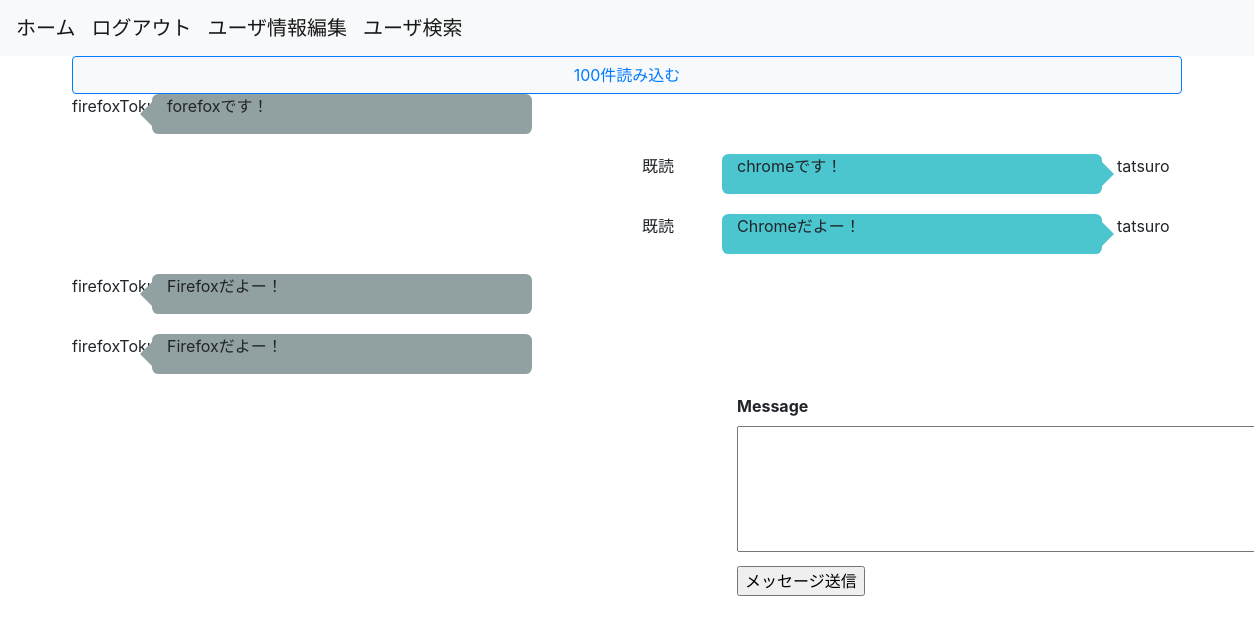
The app's page /message/3 (signed in) with its own data.
### flaskr/models.py (models this page shows, shortened)
class User(UserMixin, db.Model):
    __tablename__ = 'users'
    id = db.Column(db.Integer, primary_key=True)
    username = db.Column(db.String(64), index=True)
    email = db.Column(db.String(64), unique=True, index=True)
    password = db.Column(
        db.String(128),
        default=generate_password_hash('snsflaskapp')
    )
    picture_path = db.Column(db.Text)
    is_active = db.Column(db.Boolean, unique=False, default=False)
    create_at = db.Column(db.DateTime, default=datetime.now)
    update_at = db.Column(db.DateTime, default=datetime.now)
    @classmethod
    def select_user_by_id(cls, id):
        return cls.query.get(id)

class Message(db.Model):
    __tablename__ = 'messages'
    id = db.Column(db.Integer, primary_key=True)
    from_user_id = db.Column(
        db.Integer, db.ForeignKey('users.id'), index=True
    )
    to_user_id = db.Column(
        db.Integer, db.ForeignKey('users.id'), index=True
    )
    is_read = db.Column(
        db.Boolean, default=False
    )
    is_checked = db.Column(
        db.Boolean, default=False
    )
    message = db.Column(
        db.Text
    )
    create_at = db.Column(db.DateTime, default=datetime.now)
    update_at = db.Column(db.DateTime, default=datetime.now)
    @classmethod
    def get_friend_messages(cls, id1, id2, offset_value=0, limit_value=100):
        return cls.query.filter(
            or_(
                and_(
                    cls.from_user_id == id1,
                    cls.to_user_id == id2
                ),
                and_(
                    cls.from_user_id == id2,
                    cls.to_user_id == id1
                )
            )
        ).order_by(desc(cls.id)).offset(offset_value).limit(limit_value).all()

### flaskr/views.py (the view)
@bp.route('/message/<id>', methods=['GET', 'POST'])
@login_required
def message(id):
    if not UserConnect.is_friend(id):
        return redirect(url_for('app.home'))
    form = MessageForm(request.form)
    messages = Message.get_friend_messages(current_user.get_id(), id)
    user = User.select_user_by_id(id)
    read_message_ids = [message.id for message in messages if (not message.is_read) and (message.from_user_id == int(id))]
    not_checked_message_ids = [message.id for message in messages if message.is_read and (not message.is_checked) and (message.from_user_id == int(current_user.get_id()))]
    if not_checked_message_ids:
        with db.session.begin(subtransactions=True):
            Message.update_is_checked_by_ids(not_checked_message_ids)
        db.session.commit()
    if read_message_ids:
        with db.session.begin(subtransactions=True):
            Message.update_is_read_by_ids(read_message_ids)
        db.session.commit()
    if request.method == 'POST' and form.validate():
        new_message = Message(current_user.get_id(), id, form.message.data)
        with db.session.begin(subtransactions=True):
            new_message.create_message()
        db.session.commit()
        return redirect(url_for('app.message', id=id))
    return render_template(
        'message.html', form=form,
        messages=messages, to_user_id=id,
        user=user
    )

### flaskr/forms.py (shortened to what this page needs)
class MessageForm(FlaskForm):
    to_user_id = HiddenField()
    message = TextAreaField()
    submit = SubmitField('メッセージ送信')

### flaskr/models.py (called while the page is built)
@login_manager.user_loader
def load_user(user_id):
    return User.query.get(user_id)

    @classmethod
    def is_friend(cls, to_user_id):
        user = cls.query.filter(
            or_(
                and_(
                    UserConnect.from_user_id == current_user.get_id(),
                    UserConnect.to_user_id == to_user_id,
                    UserConnect.status == 2
                ),
                and_(
                    UserConnect.from_user_id == to_user_id,
                    UserConnect.to_user_id == current_user.get_id(),
                    UserConnect.status == 2
                )
            )
        ).first()
        return True if user else False

### flaskr/utils/template_filters.py (called while the page is built)
def replace_newline(text):
    return text.split('\n')

### flaskr/templates/message.html (shortened to what this page needs)
{% from "_formhelpers.html" import render_field %}
{% extends "base.html" %}
{% block content %}
<div class="row">
    <div id="load_message_button" class="col-12">
        <button class="col-12 btn btn-light btn-outline-primary" onclick="load_old_messages();">100件読み込む</button>
    </div>
    {% for message in messages|reverse %}
        {% if message.from_user_id == current_user.id %}
        <div id="self-message-tag-{{message.id}}" class="col-lg-1 offset-lg-6 col-md-1 offset-md-2 col-sm-1 offset-sm-1 col-1">
            {% if message.is_checked %}
            <p>既読</p>
            {% endif %}
        </div>
        <div class="speech-bubble-self col-lg-4 col-md-8 col-sm-8 col-9">
            {% for splitted_message in message.message|replace_newline %}
                <p>{{splitted_message|urlize}}</p>
            {% endfor %}
        </div>
        <div class="col-lg-1 col-md-1 col-sm-2 col-2">
            <p>{{current_user.username}}</p>
        </div>
        {% else %}
        <div class="col-lg-1 col-md-1 col-sm-2 col-2">
            <p>{{user.username}}</p>
        </div>
        <div class="speech-bubble-dest col-lg-4 col-md-8 col-sm-8 col-9">
            {% for splitted_message in message.message|replace_newline %}
                <p>{{splitted_message|urlize}}</p>
            {% endfor %}
        </div>
        <div class="col-lg-7 col-md-3 col-sm-1 col-1"></div>
        {% endif %}
    {% endfor %}
    <div id="message-form" class="col-lg-4 offset-lg-7 col-md-8 offset-md-4 col-sm-12 col-12">
        <form method="POST">
            {{ render_field(form.message, cols="50", rows="5")}}
            {{ form.submit() }}
        </form>
    </div>
</div>
{% endblock %}

### flaskr/static/css/style.css (style rules this page uses)
.speech-bubble-dest { position: relative; background: #91a0a1; border-radius: .4em; margin-bottom: 20px; }
.speech-bubble-dest:after { content: ''; position: absolute; left: 0; top: 50%; width: 0; height: 0; border: 12px solid transparent; border-right-color: #91a0a1; border-left: 0; margin-top: -12px; margin-left: -12px; }
.speech-bubble-self { position: relative; background: #4bc5ce; border-radius: .4em; margin-bottom: 20px; }
.speech-bubble-self:after { content: ''; position: absolute; right: 0; top: 50%; width: 0; height: 0; border: 12px solid transparent; border-left-color: #4bc5ce; border-right: 0; margin-top: -12px; margin-right: -12px; }

### records on screen
Message: message "forefoxです！"
User: username "firefoxToku"
Message: is_checked "既読", message "chromeです！"
User: username "tatsuro"
Message: is_checked "既読", message "Chromeだよー！"
Message: message "Firefoxだよー！"
Message: message "Firefoxだよー！"

### other values on screen
{{ field.label }} "Message"
